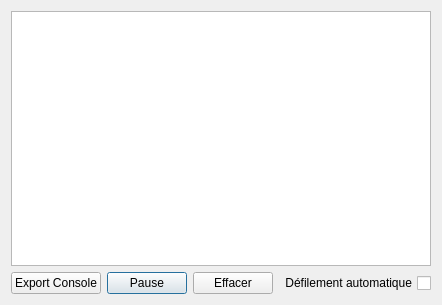
<?xml version="1.0" encoding="UTF-8"?>
<ui version="4.0">
 <class>console</class>
 <widget class="QDialog" name="console">
  <property name="geometry">
   <rect>
    <x>0</x>
    <y>0</y>
    <width>438</width>
    <height>305</height>
   </rect>
  </property>
  <property name="focusPolicy">
   <enum>Qt::ClickFocus</enum>
  </property>
  <property name="windowTitle">
   <string>Console</string>
  </property>
  <property name="windowIcon">
   <iconset resource="logo/logo.qrc">
    <normaloff>:/rc/console.png</normaloff>:/rc/console.png</iconset>
  </property>
  <layout class="QGridLayout" name="gridLayout">
   <item row="5" column="1">
    <widget class="QPushButton" name="pushButton">
     <property name="text">
      <string>Pause</string>
     </property>
     <property name="checkable">
      <bool>true</bool>
     </property>
    </widget>
   </item>
   <item row="5" column="0">
    <widget class="QPushButton" name="Export">
     <property name="text">
      <string>Export Console</string>
     </property>
    </widget>
   </item>
   <item row="5" column="3">
    <widget class="QCheckBox" name="Autoscroll">
     <property name="layoutDirection">
      <enum>Qt::RightToLeft</enum>
     </property>
     <property name="text">
      <string>Défilement automatique</string>
     </property>
    </widget>
   </item>
   <item row="5" column="2">
    <widget class="QPushButton" name="Effacer">
     <property name="text">
      <string>Effacer</string>
     </property>
    </widget>
   </item>
   <item row="0" column="0" rowspan="3" colspan="4">
    <widget class="QPlainTextEdit" name="Console">
     <property name="undoRedoEnabled">
      <bool>false</bool>
     </property>
     <property name="readOnly">
      <bool>true</bool>
     </property>
    </widget>
   </item>
  </layout>
 </widget>
 <resources>
  <include location="logo/logo.qrc"/>
 </resources>
 <connections/>
</ui>
